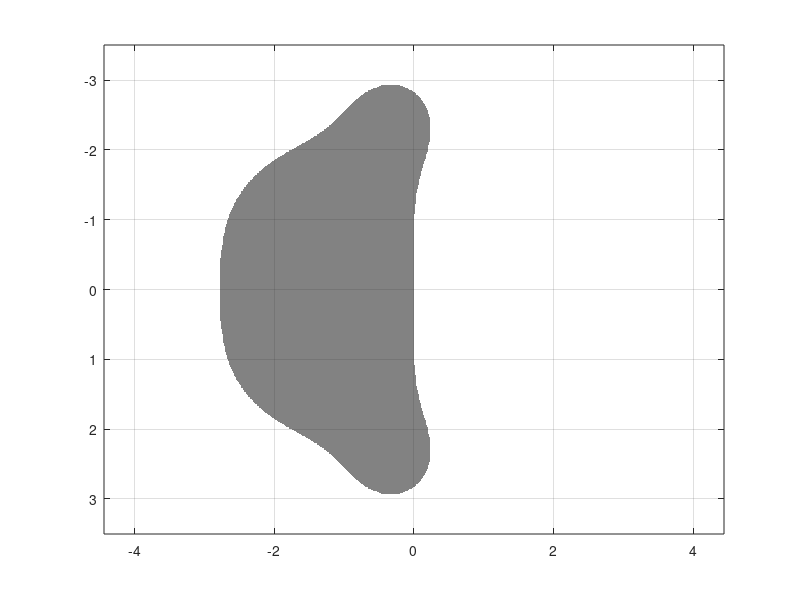

Write MATLAB code to recreate this figure.
% RK4REGION  Use Matlab's imagesc to plot the stability region of
% the classic RK4 scheme.

x = -3.5:0.01:3.5;
[xx, yy] = meshgrid(x, x);
zz = xx + i * yy;
RR = 1.0 + zz + 0.5 * zz.^2 + (1.0/6.0) * zz.^3 + (1.0/24.0) * zz.^4;
uu = (RR .* conj(RR) <= 1);
imagesc(x, x, 1 - uu, [-1, 1]),  colormap('gray')
grid on,  axis equal,  axis tight
